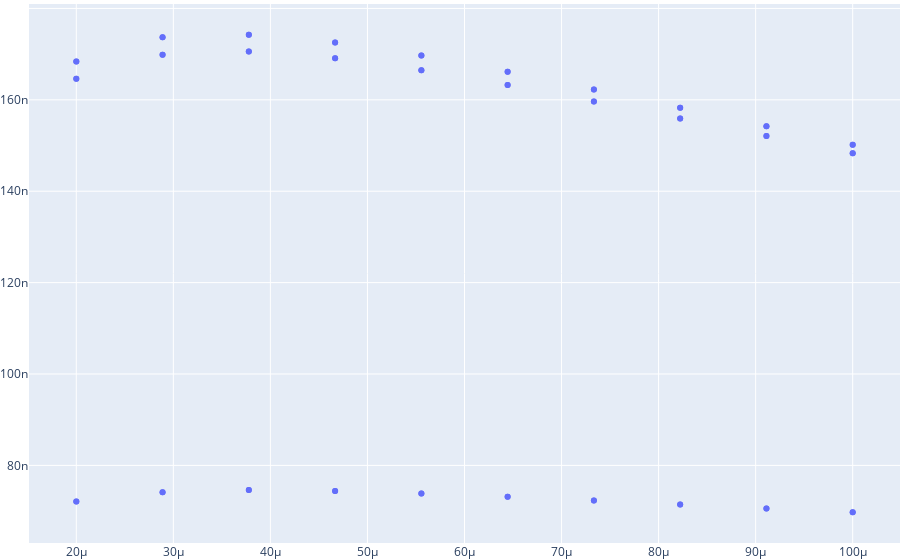

The code cell stored with this chart in its notebook:
### Code cell
df_show = df
df_show = df[df['name']=='test']

fig = go.Figure()
fig.update_layout(margin={'r': 0, 'l': 0, 't': 0, 'b': 0})
fig.add_traces(
    go.Scatter(
        x=df_show['light'],
        y=df_show['target'],
        text=df_show['name'],
        mode='markers',
        hovertemplate='light: %{x:.1e}<br>integral: %{y:.2s} <br>%{text}',
        name='',
    ))

### Figure 1 — Plotly figure (JSON) as saved in the notebook; plotly's stock layout.template omitted (floating-point values rounded to 4 significant figures)
{"data": [{"hovertemplate": "light: %{x:.1e}<br>integral: %{y:.2s} <br>%{text}", "mode": "markers", "name": "", "text": ["test", "test", "test", "test", "test", "test", "test", "test", "test", "test", "test", "test", "test", "test", "test", "test", "test", "test", "test", "test", "test", "test", "test", "test", "test", "test", "test", "test", "test", "test", "test", "test", "test", "test", "test", "test", "test", "test", "test", "test", "test", "test", "test", "test", "test", "test", "test", "test", "test", "test", "test", "test", "test", "test", "test", "test", "test", "test", "test", "test"], "type": "scatter", "x": [2e-05, 2e-05, 2e-05, 2e-05, 2e-05, 2e-05, 2.889e-05, 2.889e-05, 2.889e-05, 2.889e-05, 2.889e-05, 2.889e-05, 3.778e-05, 3.778e-05, 3.778e-05, 3.778e-05, 3.778e-05, 3.778e-05, 4.667e-05, 4.667e-05, 4.667e-05, 4.667e-05, 4.667e-05, 4.667e-05, 5.556e-05, 5.556e-05, 5.556e-05, 5.556e-05, 5.556e-05, 5.556e-05, 6.444e-05, 6.444e-05, 6.444e-05, 6.444e-05, 6.444e-05, 6.444e-05, 7.333e-05, 7.333e-05, 7.333e-05, 7.333e-05, 7.333e-05, 7.333e-05, 8.222e-05, 8.222e-05, 8.222e-05, 8.222e-05, 8.222e-05, 8.222e-05, 9.111e-05, 9.111e-05, 9.111e-05, 9.111e-05, 9.111e-05, 9.111e-05, 0.0001, 0.0001, 0.0001, 0.0001, 0.0001, 0.0001], "y": [7.209e-08, 1.646e-07, 1.684e-07, 7.209e-08, 1.646e-07, 1.684e-07, 7.413e-08, 1.698e-07, 1.737e-07, 7.413e-08, 1.698e-07, 1.737e-07, 7.461e-08, 1.706e-07, 1.743e-07, 7.461e-08, 1.706e-07, 1.743e-07, 7.439e-08, 1.691e-07, 1.726e-07, 7.439e-08, 1.691e-07, 1.726e-07, 7.384e-08, 1.665e-07, 1.697e-07, 7.384e-08, 1.665e-07, 1.697e-07, 7.311e-08, 1.632e-07, 1.661e-07, 7.311e-08, 1.632e-07, 1.661e-07, 7.23e-08, 1.597e-07, 1.623e-07, 7.23e-08, 1.597e-07, 1.623e-07, 7.145e-08, 1.559e-07, 1.583e-07, 7.145e-08, 1.559e-07, 1.583e-07, 7.059e-08, 1.521e-07, 1.542e-07, 7.059e-08, 1.521e-07, 1.542e-07, 6.973e-08, 1.483e-07, 1.502e-07, 6.973e-08, 1.483e-07, 1.502e-07]}], "layout": {"margin": {"b": 0, "l": 0, "r": 0, "t": 0}}}
